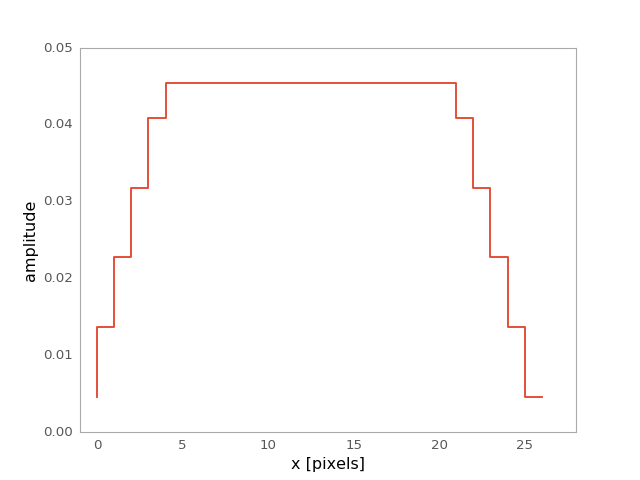

This figure's Python source:
import matplotlib.pyplot as plt
from astropy.convolution import Trapezoid1DKernel
trapezoid_1D_kernel = Trapezoid1DKernel(17, slope=0.2)
plt.plot(trapezoid_1D_kernel, drawstyle='steps')
plt.xlabel('x [pixels]')
plt.ylabel('amplitude')
plt.xlim(-1, 28)
plt.show()
